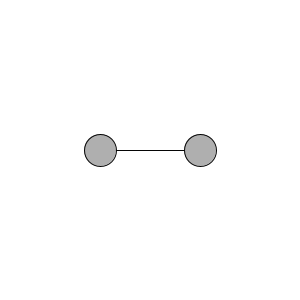
Frame 1 (no input)
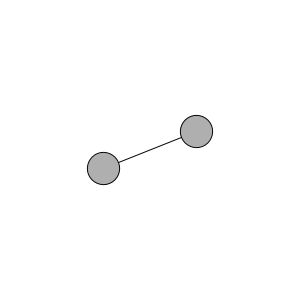
Frame 60 (the mouse pressed at the canvas centre just before this capture)
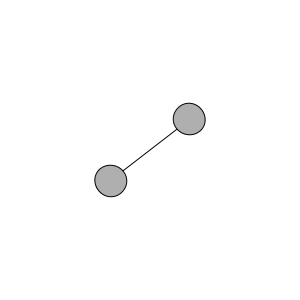
Frame 120 (the mouse held since frame 60 and released just before this capture)

The Processing sketch that drew these frames (run headless with seeded random() and noise(); from frame 60 on, the mouse is pressed at the canvas centre):

// Processing sketch: transformation
// ── transformation.pde
float angle=0;
void setup()
{
  size(300, 300);

}

void draw(){
  fill(175);
  stroke(4);
  background(255);
  translate(width/2,height/2);
  rotate(angle);
  line(-50,0,50,0);
  ellipse(50,0,32,32);
  ellipse(-50,0,32,32);
  angle+=0.1;
}
